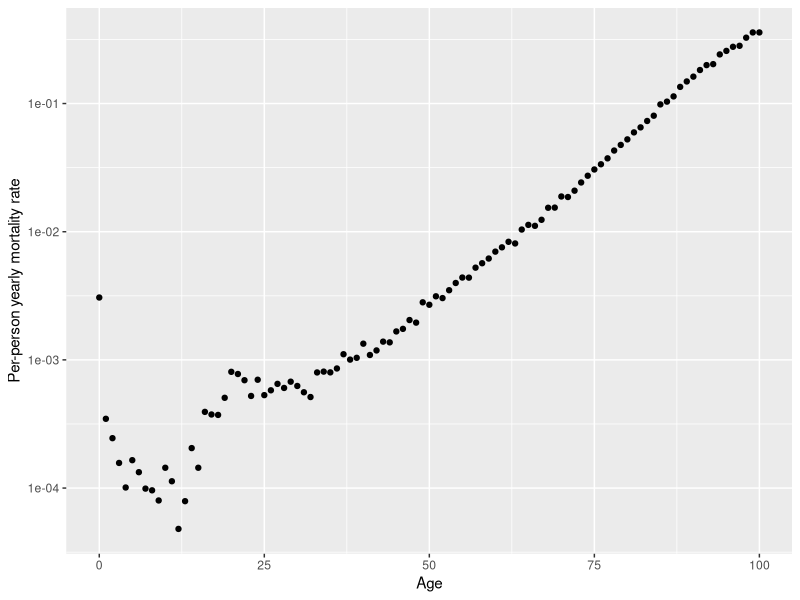
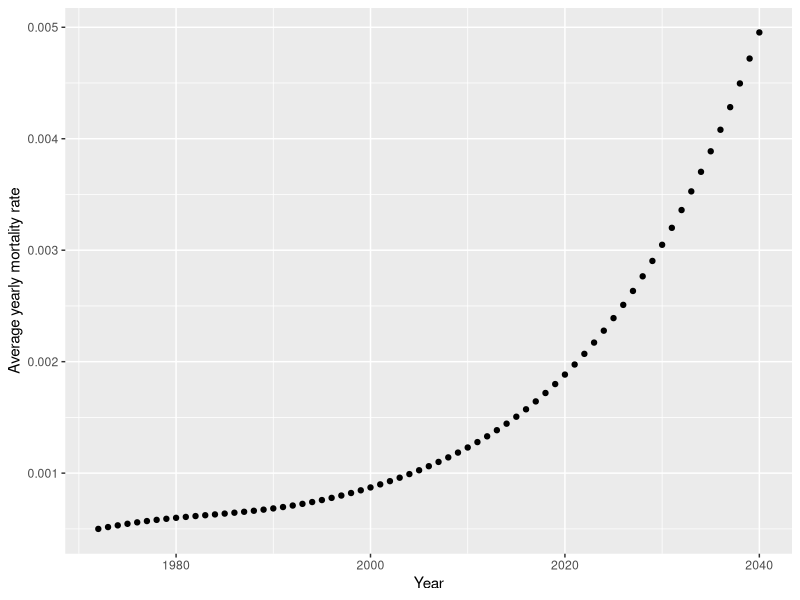
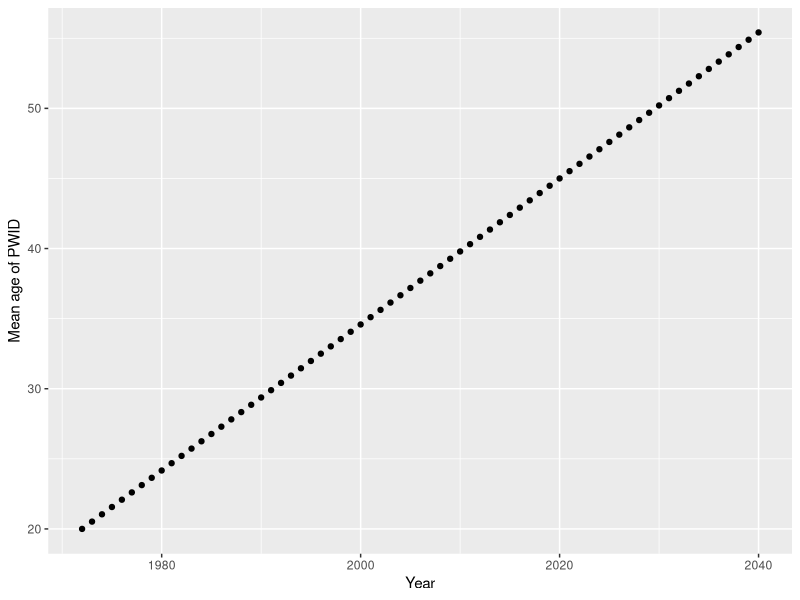
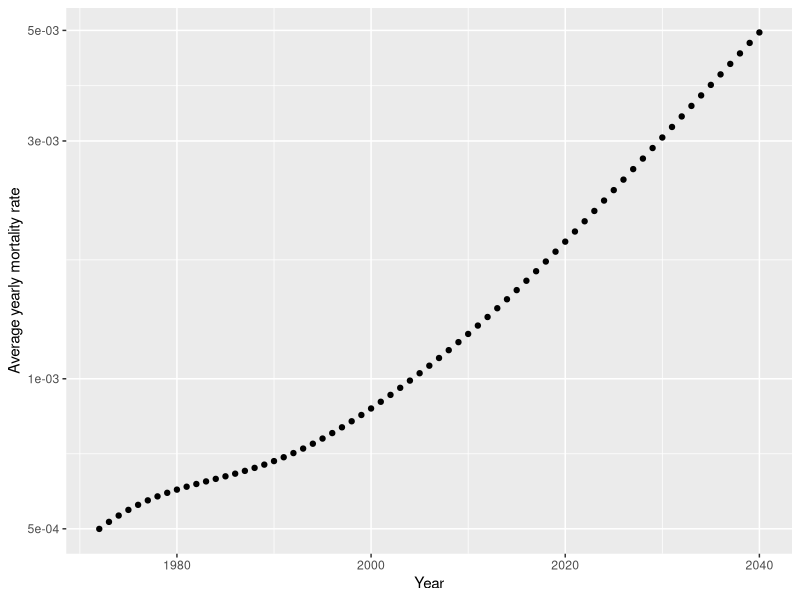

Generate these figures, in order, with R:
library(dplyr)
library(ggplot2)

# Load mortality data
df_mort = read.csv("mortality.txt", header=F)
colnames(df_mort) = "mortality"
df_mort = df_mort %>% mutate(
    age = 0:(nrow(df_mort)-1)
)

# Plot mortality data
p = ggplot(df_mort, aes(x=age, y=mortality)) +
    geom_point() +
    # geom_smooth(method="lm", se=F) +
    labs(x="Age", y="Per-person yearly mortality rate") +
    # log scale on y axis
    scale_y_log10()
ggsave("mortality_by_age.png", p, width=6, height=4)


# Define mean age of PWID based on Meijerink
# Linear model based on two x, y pairs:
# (1972, 20) and (2020, 45)
meanage = function(x) {
    x1 = 1972
    y1 = 20
    x2 = 2020
    y2 = 45
    y = (y2-y1)/(x2-x1)*(x-x1) + y1
}

# Define average mortality output dataframe:
years = 1972:2040
df_avg_mort = data.frame(
    year = years,
    mean_age = meanage(years)
)

# Calculate average mortality rate for each year by assuming a gaussian distribution of age around the mean age and convolving with the mortality rate
df_avg_mort$mean_mortality = 0
df_avg_mort$sd = 5
for (i in 1:nrow(df_avg_mort)) {
    year = df_avg_mort$year[i]
    mean_age = df_avg_mort$mean_age[i]
    df_avg_mort$mean_mortality[i] = sum(df_mort$mortality * dnorm(df_mort$age, mean=mean_age, sd=df_avg_mort$sd))
}

# Save to file
write.csv(df_avg_mort, "mean_age_and_mortality_rate.csv", row.names=F)

# Plot average mortality rate (linear scale)
p = ggplot(df_avg_mort, aes(x=year, y=mean_mortality)) +
    geom_point() +
    # geom_smooth(method="lm", se=F) +
    labs(x="Year", y="Average yearly mortality rate")
ggsave("average_mortality_rate.png", p, width=6, height=4)

# Plot mean age
p = ggplot(df_avg_mort, aes(x=year, y=mean_age)) +
    geom_point() +
    # geom_smooth(method="lm", se=F) +
    labs(x="Year", y="Mean age of PWID")
ggsave("mean_age.png", p, width=6, height=4)


# Plot average mortality rate, log scale
p = ggplot(df_avg_mort, aes(x=year, y=mean_mortality)) +
    geom_point() +
    # geom_smooth(method="lm", se=F) +
    labs(x="Year", y="Average yearly mortality rate") +
    scale_y_log10()
ggsave("average_mortality_rate-log.png", p, width=6, height=4)